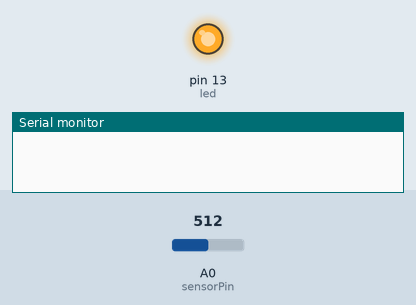
Recording of a sketch running on a simulated Arduino Uno, built with avr-gcc and run on an emulated ATmega328P. Shown: output pins drawn as LEDs (lit = HIGH), the last lines printed to the serial monitor. The test bench sets the inputs (shaded band); at power-on: A0 (sensorPin) = 512.

Above: at 1.0 s.
At 3.0 s:
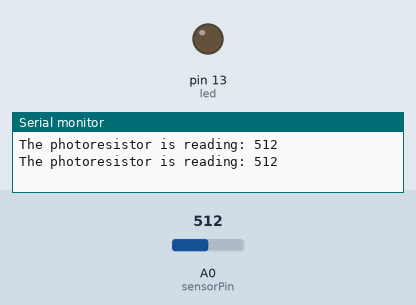
Timing chart, 0 to 5.2 s (numbered marks = the images above):
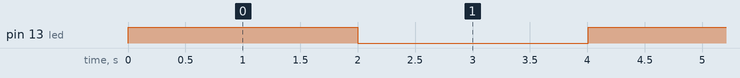

The sketch:

challenege_4.ino
```cpp
const int led = 13;
const int sensorPin = A0;

int lightLevel;

void setup() {
  Serial.begin(9600);
  pinMode(sensorPin, INPUT);
  pinMode(led, OUTPUT);

}

void loop() { {
  digitalWrite (led, HIGH);

  lightLevel = analogRead(sensorPin);

  delay(2000);

  Serial.print("The photoresistor is reading: ");
  Serial.println(lightLevel);


  digitalWrite (led, LOW);

  lightLevel = analogRead(sensorPin);

  Serial.print("The photoresistor is reading: ");
  Serial.println(lightLevel);


}

  delay(2000);

}
```

Measured:
- by itself, pin 13 (led): alternates HIGH for 2.0 s and LOW for 2.0 s
